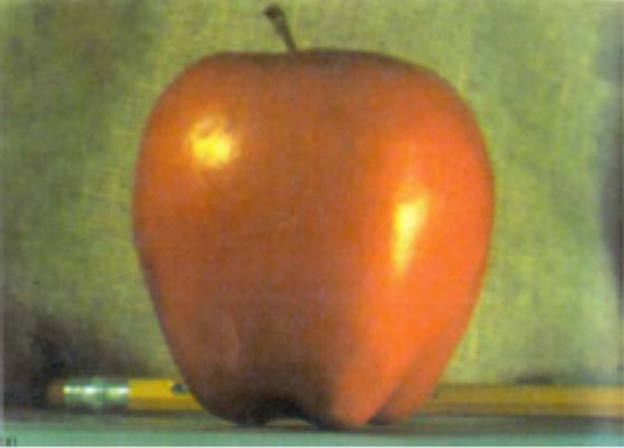
#> input picture blending/A.png, 624 x 448 px
$ jupyter execute blending-solution.ipynb
#> lines starting #> are read from the running program, lines starting #| are printed output that depends on the picture; after the words box and inside, x2 and y2 are one past the last pixel; in counts of white or black regions, pixels touching at a corner belong together
# WaffleHacks 2022 - Computational Imaging Workshop - Image Blending
#### Instructed by Kevin Gauld, images for explanatory part largely sourced from [here](https://becominghuman.ai/image-blending-using-laplacian-pyramids-2f8e9982077f)

#### Also for another good presentation with more applications see [here](http://graphics.cs.cmu.edu/courses/15-463/2005_fall/www/Lectures/Pyramids.pdf)

## What is image blending?

<div>


</div>

## Gaussian Pyramids

<div>

</div>

### Effective Downsampling

<div>


</div>

### Results for apple and orange

<div>


</div>

## Laplacian Pyramid

<div>


</div>

## Blending!!

<div>


</div>

# Implement blending!!

[cell 1]
import numpy as np
import cv2
import matplotlib.pyplot as plt
from PIL import Image

[cell 2]
def resize(image: np.ndarray, size) -> np.ndarray:
    '''
    Convert an image to the specified size (height, width) using bicubic
    interpolation.
    '''
    return _resize_channel(image, size) if image.ndim == 2 else np.dstack([
        _resize_channel(chan, size) for chan in image.transpose(2, 0, 1)
    ])

def _resize_channel(chan: np.ndarray, size) -> np.ndarray:
    '''
    Resize a single image channel using bicubic interpolation
    '''
    return np.asarray(Image.fromarray(chan).resize(size[::-1], Image.Resampling.BICUBIC))

def norm_img(img) -> np.ndarray:
    '''
    Normalize a given image (scale from [min, max] to [0,1])
    '''
    return (img - np.min(img))/np.ptp(img)

def pyrUp(img, shape) -> np.ndarray:
    '''
    Return an upscaled version of the given image with a desired output shape
    '''
    pyrup = cv2.pyrUp(img)
    return resize(img,shape)

def show_image(img, ticks=False):
    '''
    Display an image with or without axis ticks, and rescale if necessary
    '''
    if not ticks:
        plt.xticks([])
        plt.yticks([])

    imtoshow = img
    if np.min(img) < 0 or np.max(img) > 1:
        imtoshow = norm_img(img)

    plt.imshow(imtoshow)

def show_pyramid(pyr, ticks=True):
    '''
    Display a given image pyramid
    '''
    plt.figure(figsize=(15,15))
    for i in range(len(pyr)):
        plt.subplot(1, len(pyr), i+1)
        plt.grid(False)
        show_image(pyr[i], ticks=ticks)

    plt.show()

# Read in Images

[cell 3]
A = cv2.imread('A.png')[:,:,::-1]/255.0
B = cv2.imread('B.png')[:,:,::-1]/255.0
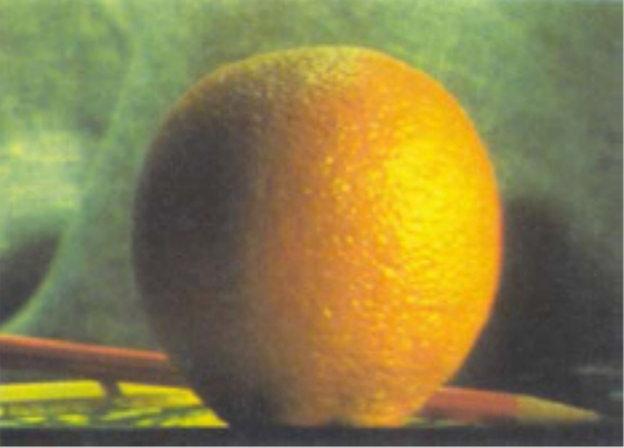
#> input picture blending/B.png, 624 x 448 px
mask = cv2.imread('M.png')[:,:,::-1]/255.0
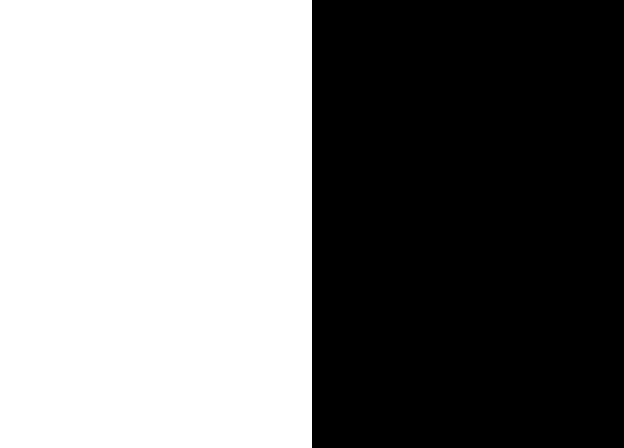
#> input picture blending/M.png, 624 x 448 px
#> mask: shape (448, 624, 3) float64; values 0 (black) and 1 (white), 50% white; 1 white region, box (x1, y1, x2, y2) and area: (0, 0, 312, 448) 139776

show_pyramid([A,B,mask], ticks=False)
#> the loop in show_pyramid, `for i in range(len(pyr)):` made 3 passes
#> in show_pyramid, `plt.show()`:
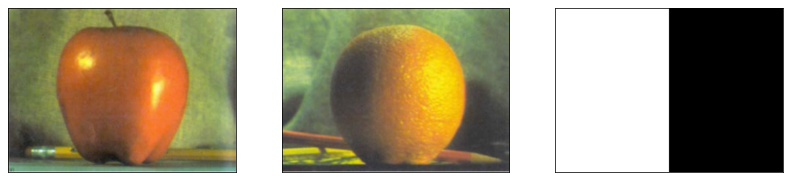
#> figure drawn by matplotlib, 3 panels

# Compute the Gaussian Pyramid

[cell 4]
def gaussian_pyramid(img, level):
#> called with level = 6
    pyr = [img.copy()]
    for _ in range(level-1):
        pyr.append(cv2.pyrDown(pyr[-1]))
#> after the loop, pyr = 6 items
    return pyr

[cell 5]
A_pyr = gaussian_pyramid(A, 6)
#> A_pyr = 6 items
show_pyramid(A_pyr, ticks=True)
#> call 2 of show_pyramid, with ticks = True
#> the loop in show_pyramid (call 2), `for i in range(len(pyr)):` made 6 passes
#> in show_pyramid (call 2), `plt.show()`:
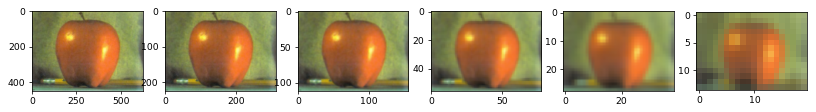
#> figure drawn by matplotlib, 6 panels

# Compute the Laplacian Pyramid

[cell 6]
def laplacian_pyramid(img, level):
#> called with level = 6
    gauss_pyr = gaussian_pyramid(img, level)
#> gauss_pyr = 6 items
    l_pyr = [gauss_pyr[-1]]
    for k in range(level-1, 0, -1):
        pyr_up = pyrUp(gauss_pyr[k], gauss_pyr[k-1].shape[0:2])
        l_pyr.append(gauss_pyr[k-1]-pyr_up)
#> after the loop, l_pyr = 6 items
    l_pyr.reverse()
    return l_pyr

[cell 7]
A_pyr = laplacian_pyramid(A, 6)
show_pyramid(A_pyr, ticks=True)
#> call 3 of show_pyramid, with ticks = True
#> the loop in show_pyramid (call 3), `for i in range(len(pyr)):` made 6 passes
#> in show_pyramid (call 3), `plt.show()`:
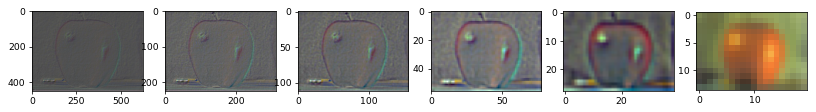
#> figure drawn by matplotlib, 6 panels

# Rebuild an image from the Laplacian Pyramid

[cell 8]
def rebuild_pyramid(pyr):
    res = np.zeros(pyr[-1].shape)
    for k in range(len(pyr), 0, -1):
        res = pyrUp(res,pyr[k-1].shape[:2]) + pyr[k-1]
#> this loop made 6 passes
#> k on passes 1, 2, 3, 5, 6: 6, 5, 4, 2, 1
    return res

[cell 9]
img = rebuild_pyramid(A_pyr)
show_image(img)

# Create a blended pyramid

[cell 10]
def blend_pyramid(imgA, imgB, mask, level):
#> called with level = 6
    lpyr_A = laplacian_pyramid(imgA,level)
#> lpyr_A = 6 items
    lpyr_B = laplacian_pyramid(imgB,level)
#> lpyr_B = 6 items
    gpyr_M = gaussian_pyramid(mask,level)
#> gpyr_M = 6 items
    new_pyr = [None]*level

    for k in range(level):
        new_pyr[k] = lpyr_A[k]*gpyr_M[k] + lpyr_B[k]*(1-gpyr_M[k])
#> after the loop, new_pyr = 6 items

    return new_pyr

[cell 11]
blend_pyr = blend_pyramid(A, B, mask, 6)
#> blend_pyr = 6 items
show_pyramid(blend_pyr, ticks=True)
#> the loop in show_pyramid (call 4), `for i in range(len(pyr)):` made 6 passes
#> pass 1, in show_image (call 17), `imtoshow = img`:
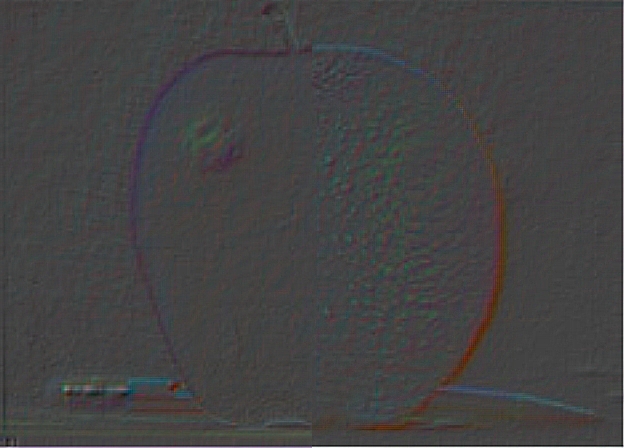
#> imtoshow: shape (448, 624, 3) float64; mean of channels 0, 1, 2 0.000375, 0.000318, 0.000648; drawn with min black and max white

# Blend two images using the blend pyramid

[cell 12]
def blend(imgA, imgB, mask, level):
    pyr = blend_pyramid(imgA, imgB, mask, level)
#> the loop in laplacian_pyramid (call 5), `for k in range(level-1, 0, -1):` made 5 passes
#> pass 3, in pyrUp (call 29), `pyrup = cv2.pyrUp(img)`:
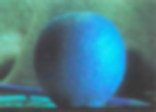
#> pyrup: shape (112, 156, 3) float64; mean of channels 0, 1, 2 0.535, 0.495, 0.286; drawn as B, G, R
#> pyr = 6 items
    blended_img = rebuild_pyramid(pyr)
#> the loop in rebuild_pyramid (call 2), `for k in range(len(pyr), 0, -1):` made 6 passes
#> after the loop in rebuild_pyramid (call 2), `for k in range(len(pyr), 0, -1):`:
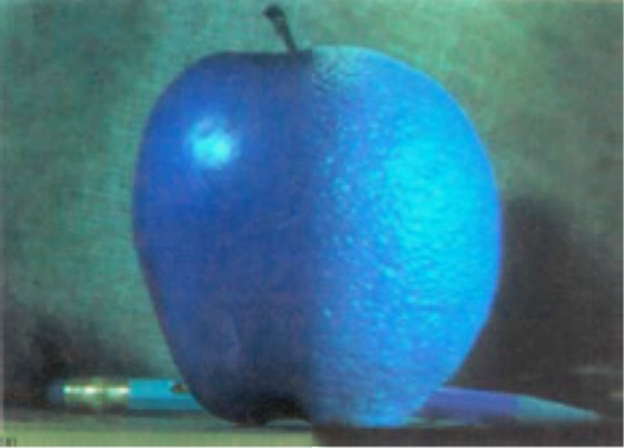
#> res: shape (448, 624, 3) float64; mean of channels 0, 1, 2 0.548, 0.469, 0.252; drawn with min black and max white
    return blended_img

[cell 13]
img = norm_img(blend(A,B,mask,6))
show_image(img)

# Custom mask

[cell 14]
newmask = np.zeros(mask.shape)


for k in range(len(newmask)):
    for i in range(len(newmask[k])):
        r = len(newmask)/len(newmask[k])
        if abs(k-r*i) < 100:
            newmask[k,i,:] = [1,1,1]
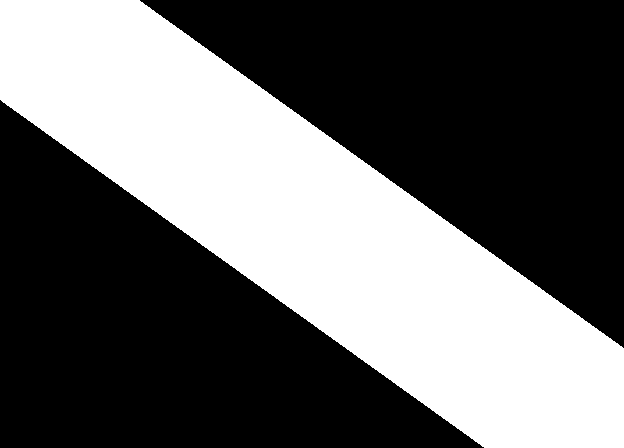
#> newmask: shape (448, 624, 3) float64; values 0 (black) and 1 (white), 39.7% white; 1 white region, box (x1, y1, x2, y2) and area: (0, 0, 624, 448) 110860

show_image(newmask)

[cell 15]
img = norm_img(blend(A,B,newmask,6))
#> the loop in rebuild_pyramid (call 3), `for k in range(len(pyr), 0, -1):` made 6 passes
#> after the loop in rebuild_pyramid (call 3), `for k in range(len(pyr), 0, -1):`:
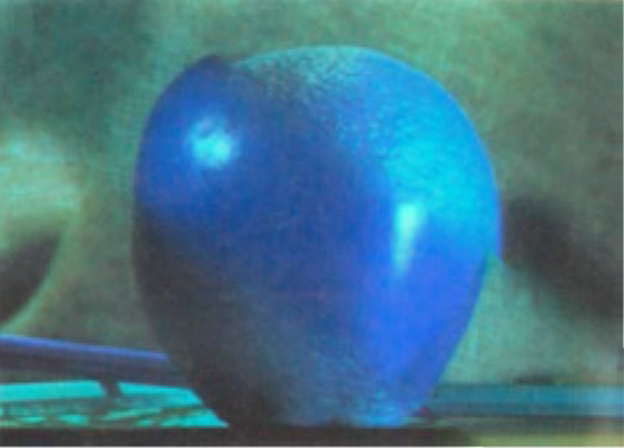
#> res: shape (448, 624, 3) float64; mean of channels 0, 1, 2 0.562, 0.486, 0.279; drawn with min black and max white
